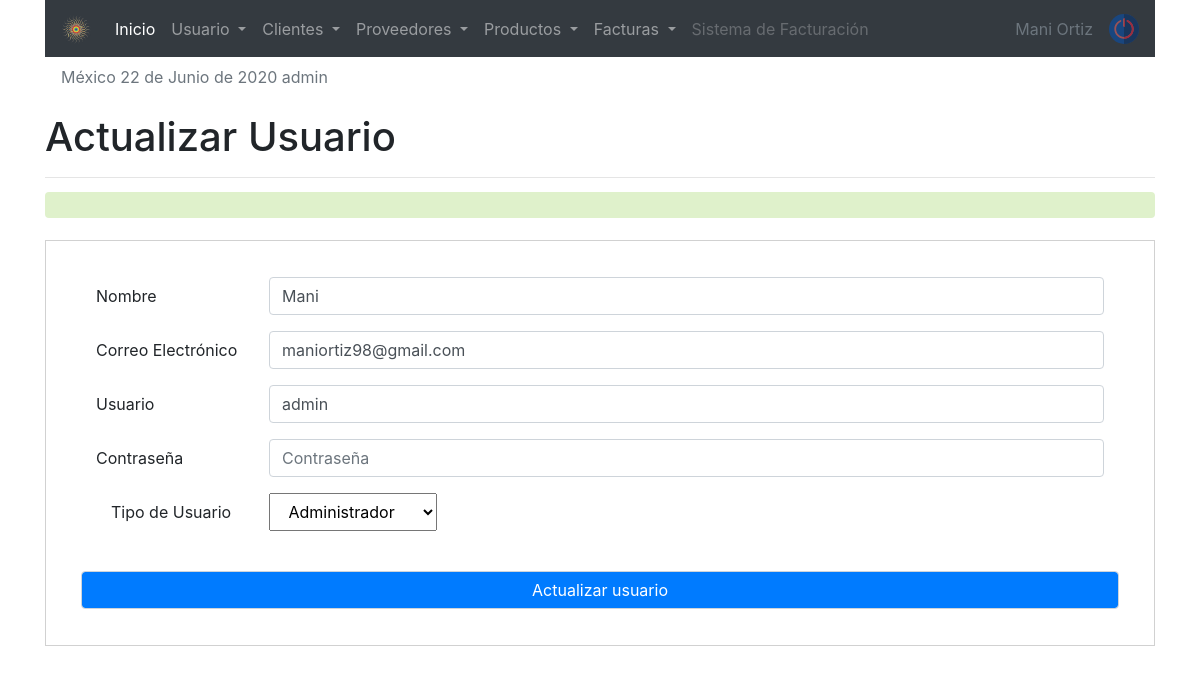
/sistema/editar_usuario.php?id=1 (signed in), run on the app's committed database.
### tables this page shows
CREATE TABLE `usuario` (
  `idusuario` int(11) NOT NULL,
  `nombre` varchar(50) DEFAULT NULL,
  `correo` varchar(100) DEFAULT NULL,
  `usuario` varchar(15) DEFAULT NULL,
  `clave` varchar(100) DEFAULT NULL,
  `rol` int(11) DEFAULT NULL,
  `estatus` int(11) NOT NULL DEFAULT 1
);

CREATE TABLE `rol` (
  `idrol` int(11) NOT NULL,
  `rol` varchar(20) DEFAULT NULL
);

### sistema/editar_usuario.php (the view, shortened to what this page needs)
<?php
include "../conexion.php";
$iduser = $_GET['id'];
$sql = mysqli_query($conection, "SELECT u.idusuario, u.nombre,u.correo,u.usuario, (u.rol) as idrol, (r.rol) as rol
FROM usuario u
INNER JOIN rol r
on u.rol = r.idrol
WHERE idusuario= $iduser");
$result_sql = mysqli_num_rows($sql);
if($result_sql == 0){
    header('Location: lista_usuarios.php');
}else{
    $option = '';
    while($data  = mysqli_fetch_array($sql)){
        $nombre  = $data['nombre'];
        $correo  = $data['correo'];
        $usuario = $data['usuario'];
        $idrol   = $data['idrol'];
        $rol     = $data['rol'];
        if($idrol == 1){
            $option = '<option value="'.$idrol.'" select>'.$rol.'</option>';
        }elseif ( $idrol == 2 ){
            $option = '<option value="'.$idrol.'" select>'.$rol.'</option>';
        }elseif( $idrol == 3){
            $option = '<option value="'.$idrol.'" select>'.$rol.'</option>';
        }
    }
}
?>
<!doctype html>
<html lang="en">
    <link rel="stylesheet" href="css/style1.css">
  <head>
    <?php include "includes/scripts.php" ?>
  </head>
  <body>
  <?php include "includes/header.php" ?>
<section id="container">
<div class="container">
<div class="form_refister">
    <h1>Actualizar Usuario</h1>
    <hr>
    <div class="alert"><?php echo isset($alert) ? $alert : ''; ?></div>
    <form action="" method="post">
  <div class="form-group row">
    <label for="nombre" class="col-sm-2 col-form-label">Nombre  </label>
    <div class="col-sm-10">
      <input type="text" name="nombre" class="form-control" id="nombre" placeholder="Nombre " value="<?php echo $nombre; ?>">
    </div>
  </div>
  <div class="form-group row">
    <label for="correo" class="col-sm-2 col-form-label">Correo Electrónico  </label>
    <div class="col-sm-10">
      <input type="email" name="correo" class="form-control" id="correo" placeholder="Correo Electrónico " value="<?php echo $correo; ?>">
    </div>
  </div>
  <div class="form-group row">
    <label for="usuario" class="col-sm-2 col-form-label">Usuario </label>
    <div class="col-sm-10">
      <input type="text" name="usuario" class="form-control" id="usuario" placeholder="Usuario " value="<?php echo $usuario; ?>">
    </div>
  </div>
  <div class="form-group row">
    <label for="clave" class="col-sm-2 col-form-label">Contraseña</label>
    <div class="col-sm-10">
      <input type="password" name="clave" class="form-control" id="Clave" placeholder="Contraseña ">
    </div>
  </div>
  <div class="form-group ">
    <label for="rol" class="col-sm-2 col-form-label">Tipo de Usuario</label>
    <select class="col-sm-2 col-form-label notItemOne" name="rol" id="rol">
                                                                                        <?php
                                                                                        echo $option;
                                                                                                ?>
    </select>
    <br><br>
  </div>
  <div>
    <div class="form-group row">
      <input type="submit" value="Actualizar usuario" name="clave" class="form-control  bg-primary text-white" id="Clave" placeholder="Contraseña ">
    </div>
    </div>
  </div>
</div>
</section>
   </body>
</html>

### sistema/css/style1.css (style rules this page uses)
form { margin: auto; padding: 20px 50px; border: 1px solid #d1d1d1; }
.alert { width: 100%; background: rgb(223, 241, 203); bottom: 6px; margin: 20px auto; }
.notItemOne option:first-child { display: none; }

### data on the page
usuario: nombre "Mani", correo "maniortiz98@gmail.com", usuario "admin", rol "Administrador"

### other printed values
fechaC() "22 de Junio de 2020"
$_SESSION['user'] "admin"
